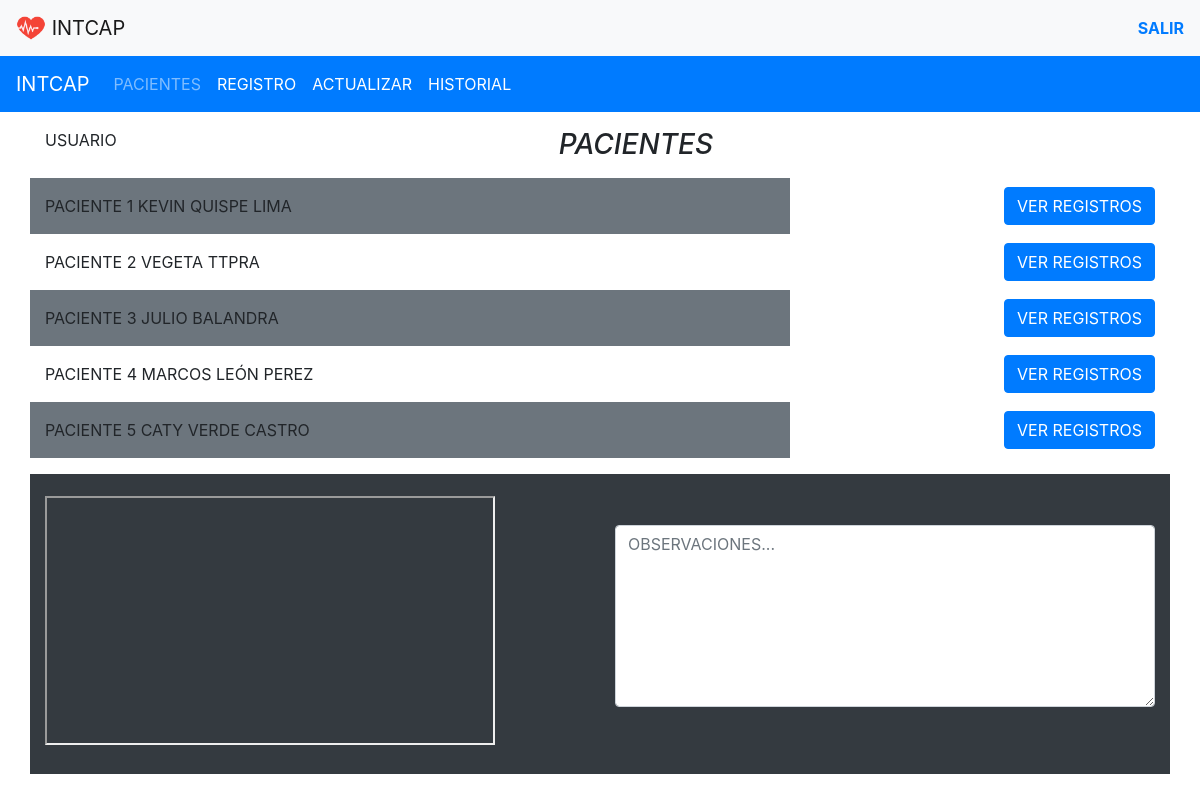
/sistemadecardio/controlador/Usuario_controlador.php, run on an earlier commit of the app's database.
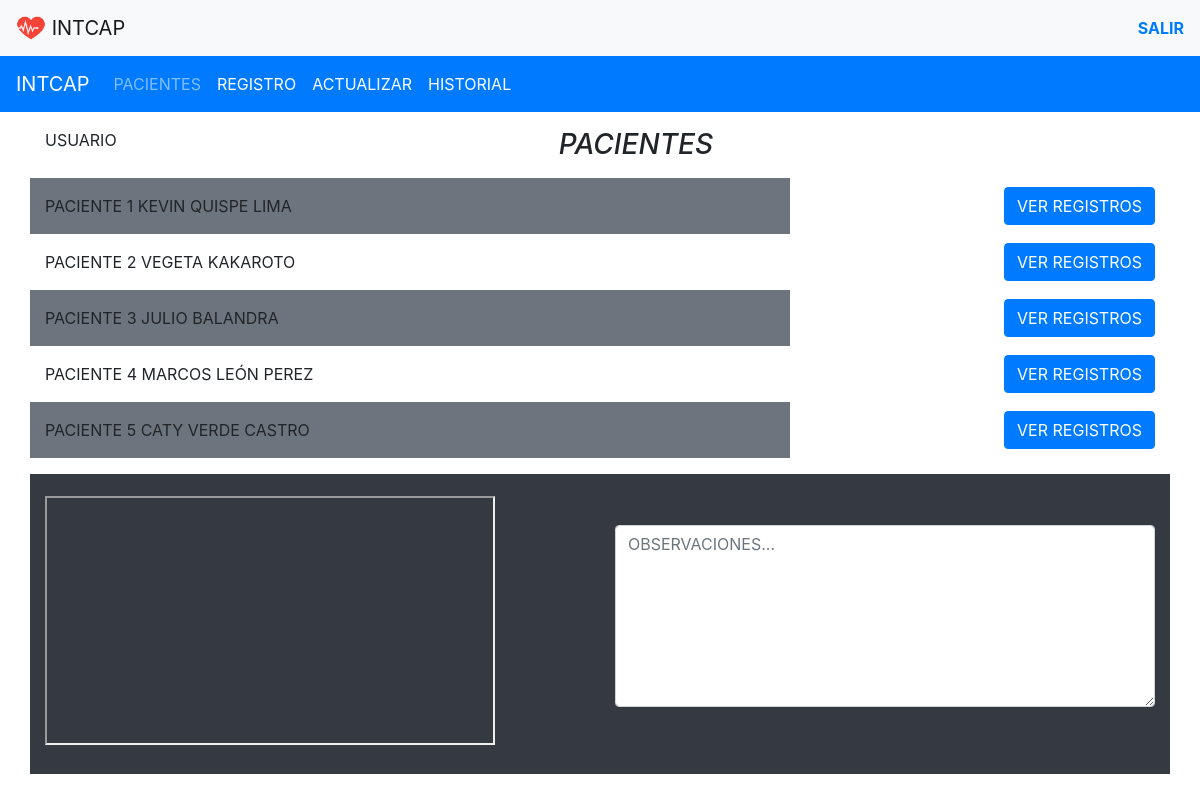
And on a later commit of the database.
### tables this page shows
CREATE TABLE `usuario` (
  `DNI` char(8) NOT NULL,
  `Nombre` varchar(45) DEFAULT NULL,
  `Apellido` varchar(45) DEFAULT NULL,
  `Direccion` varchar(45) DEFAULT NULL,
  `Correo` varchar(45) DEFAULT NULL,
  `Celular` varchar(45) DEFAULT NULL,
  `celular2` int(9) DEFAULT NULL,
  `Contrasena` varchar(25) DEFAULT NULL,
  `Tipo_usuario` varchar(45) DEFAULT NULL
);

### sistemadecardio/controlador/Usuario_controlador.php (called while the page is built)
<?php
	require_once("modelo/funciones_propias.php");
	require_once("modelo/Usuario_modelo.php");
	$usuario = new Usuario_modelo();
	$tabla_usuario = $usuario->get_usuarios();
	require_once("vista/pacientes_vista.php");
 ?>

### sistemadecardio/modelo/Conectar.php (called while the page is built)
<?php
	class Conectar{
		public static function conexion(){
			try{
				$conexion =new PDO("mysql:host=localhost; dbname=ritmocardiaco","root","");
				$conexion->setAttribute(PDO::ATTR_ERRMODE, PDO::ERRMODE_EXCEPTION);
				$conexion->exec("SET CHARACTER SET utf8");
			}catch(Exception $e){
				die("ERROR". $e->getMessage());
				echo "Linea de error ". $e->getLine();
			}
			return $conexion;
		}
	}
 ?>

### sistemadecardio/modelo/Usuario_modelo.php (called while the page is built, shortened)
<?php
class Usuario_modelo{
	private $db;
	private $usuarios;
	function __construct($url="modelo/Conectar.php"){
		$this->db=Conectar::conexion();
		$this->usuarios=array();
	}
	public function get_usuarios(){
		$consulta = $this->db->query("SELECT * FROM USUARIO WHERE Tipo_usuario = 'paciente'");
		while ($registro = $consulta->fetch(PDO::FETCH_ASSOC)) {
			$this->usuarios[] = $registro;
		}
		return $this->usuarios;
	}
}
 ?>

### sistemadecardio/modelo/funciones_propias.php (called while the page is built)
<?php
	function color_varia($bolean){
		if ($bolean) {
			return "bg-secondary";
		}
		return "";
	}
 ?>

### sistemadecardio/vista/pacientes_vista.php (the view, shortened to what this page needs)
<!doctype html>
<html lang="en">
  <head>
    <link rel="stylesheet" type="text/css" href="vista/css/bootstrap.min.css">
  </head>
  <body>
    <section class="container py-3">
      <p class="float-left">USUARIO <a href="#"> <?php echo $_SESSION['USUARIO']; ?></a></p>
      <h3 class="text-center mb-3 text-uppercase font-italic">pacientes</h3>
      <?php
        $num_usuario=0;
        $controla_color = 0;
        foreach($tabla_usuario as $fila_u) {
          $num_usuario++;
          if($controla_color){
            $controla_color = 0;
          }else{
            $controla_color = 1;
          }
       ?>
      <div class="row align-items-center">
        <div class="col-6 col-sm-6 col-md-8 <?php echo color_varia($controla_color); ?> pt-3">
          <p class="text-uppercase"><?php echo "Paciente ".$num_usuario." ".$fila_u['Nombre']." ".$fila_u['Apellido']; ?></p>
        </div>
        <div class="col-6 col-sm-6 col-md-4 text-right">
          <button class="btn btn-primary" value="<?php echo $fila_u['DNI']; ?>" id="<?php echo $fila_u['DNI']; ?>" onclick="cargarDatos(this)">VER REGISTROS</button>
        </div>
      </div>
      <?php } ?>
    </section>
    <div class="container">
      <div class="row bg-dark text-white alto align-items-start">
        <div class="col  align-self-center">
            <iframe id="cardiograma" width="450px" height="249px" src=" <?php echo $_SESSION['URL']; ?> ">
              <p>CARDIOGRMAA</p>
            </iframe>
          </div>
        <div class="col align-self-center">
          <form>
              <div class="form-group">
              <textarea class="form-control" id="observacion" placeholder="OBSERVACIONES..." rows="7" onkeypress="validar(event)"></textarea>
            </div>
          </form>
        </div>
      </div>
    </div>
  </body>
</html>

### sistemadecardio/vista/pacientes_vista.php (style rules this page uses)
.alto { height: 300px; }

What changed in the data, as far as the page shows it:
changed usuario "VEGETA": Apellido "TTPRA" → "KAKAROTO"
